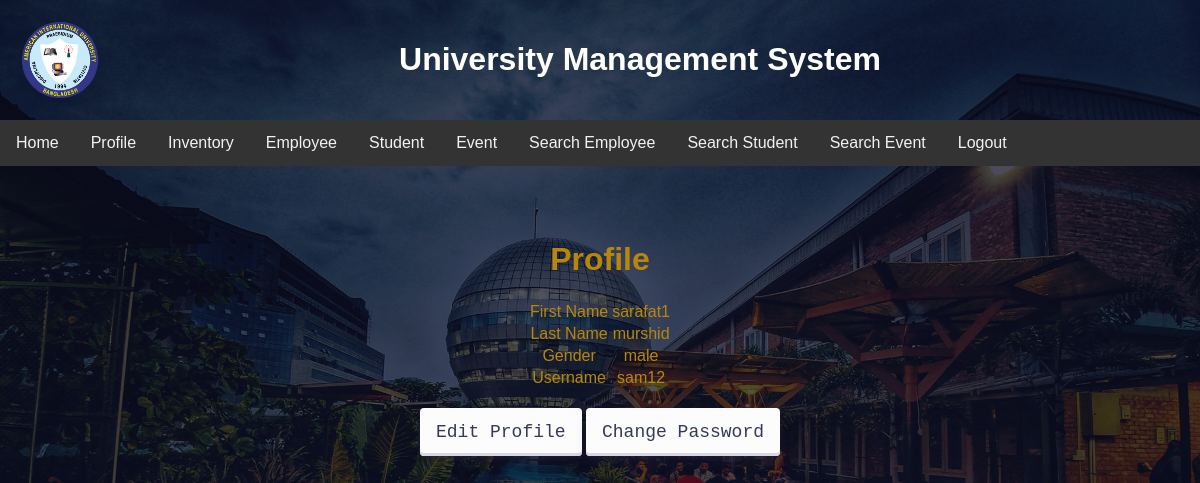
The page /Project/views/profile.php (signed in) on the database its author committed.
### tables this page shows
CREATE TABLE `user` (
  `id` int(11) NOT NULL,
  `fname` varchar(100) NOT NULL,
  `lname` varchar(100) NOT NULL,
  `username` varchar(100) NOT NULL,
  `password` varchar(100) NOT NULL,
  `gender` varchar(100) NOT NULL
);

### Project/controller/profile.php (called while the page is built, shortened)
<?php
    include ("../model/dbconfig.php");
    if(isset($_COOKIE['bgcolor'])){
        $bgcolor = $_COOKIE['bgcolor'];
    }
    else{
        $bgcolor="#FFFFFF";
    }
    ?>
    <?php
    $prof= $_SESSION["username"];
    $prof1 = getprofile($prof);
    function getprofile($prof){
        $query = "select * from user where username='$prof'";
        $rs = get($query);
        return $rs;
    }
?>

### Project/model/dbconfig.php (called while the page is built, shortened)
<?php
	$db_server="localhost";
	$db_uname="root";
	$db_pass="";
	$db_name="miniproject";
	function get($query){
		global $db_server, $db_uname, $db_pass, $db_name;
		$conn = mysqli_connect($db_server, $db_uname, $db_pass, $db_name);
		$data = array();
		if($conn){
			$result = mysqli_query($conn,$query);
			while($row = mysqli_fetch_assoc($result)){
				$data[] = $row;
			}
		}
		return $data;
	}
?>

### Project/views/profile.php (the view, shortened to what this page needs)
    <?php include ("../controller/profile.php");?>
    <?php include "Navbar2.php"?>
    <!DOCTYPE html>
    <html>
    <head>
    </head>
    <body style="background-color: <?php echo $bgcolor ?> ;">
    <br><br><br>
    <h1 align="center">Profile</h1>
    <p>
    <table align="center" border="0">
        <tbody align="center" class="font">
            <?php
                foreach($prof1 as $df){
                    echo "<tr>";
                        echo "<td>"."First Name"."</td>";
                        echo "<td>" .$df["fname"]."</td>";
                        echo "</tr>";
                        echo "<tr>";
                        echo "<td>"."Last Name"."</td>";
                        echo "<td>" .$df["lname"]."</td>";
                        echo "</tr>";
                        echo "<tr>";
                        echo "<td>"."Gender"."</td>";
                        echo "<td>" .$df["gender"]."</td>";
                        echo "</tr>";
                        echo "<tr>";
                        echo "<td>"."Username"."</td>";
                        echo "<td>" .$df["username"]."</td>";
                        echo "</tr>";
                }
            ?>
        </tbody>
        </table>
    <p>
    <div align="center">
    <a class="button-30" href="editprof.php">Edit Profile</a>
    <a class="button-30" href="cpassword.php">Change Password</a>
    </div>
</body>
</html>

### Project/views/Navbar2.php (style rules this page uses)
* { box-sizing: border-box; }
body { margin: 0; min-height: 100vh; width: 100%; background-image: linear-gradient(rgba(4, 9, 30, 0.7),rgba(4, 9, 30, 0.7)),url(background.jpg); background-position: center; background-size: cover; position: relative; font-family: sans-serif; color: darkgoldenrod; }

### Project/views/profile.php (style rules this page uses)
.button-30 { align-items: center; appearance: none; background-color: #FCFCFD; border-radius: 4px; border-width: 0; box-shadow: rgba(45, 35, 66, 0.4) 0 2px 4px,rgba(45, 35, 66, 0.3) 0 7px 13px -3px,#D6D6E7 0 -3px 0 inset; box-sizing: border-box; color: #36395A; cursor: pointer; display: inline-flex; font-family: "JetBrains Mono",monospace; height: 48px; justify-content: center; line-height: 1; list-style: none; overflow: hidden; padding-left: 16px; padding-right: 16px; position: relative; text-align: left; text-decoration: none; transition: box-shadow .15s,transform .15s; user-select: none; -webkit-user-select: none; touch-action: manipulation; white-space: nowrap; will-change: box-shadow,transform; font-size: 18px; }

### rows shown on the page
user: fname "sarafat1", lname "murshid", gender "male", username "sam12"
